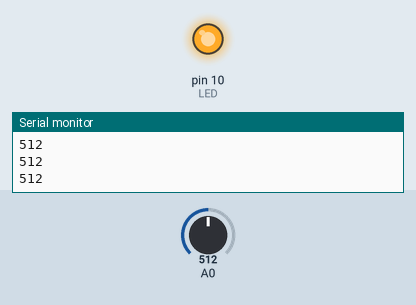
This sketch was run on a simulated Arduino Uno, built with avr-gcc and run on an emulated ATmega328P. On the bench: output pins drawn as LEDs (lit = HIGH), the last lines printed to the serial monitor. The test bench sets the inputs (shaded band); at power-on: A0 = 512.

Above: at 1.2 s.
1.3 s: A0 set to 11
2.8 s: A0 set to 8
At 3.3 s:
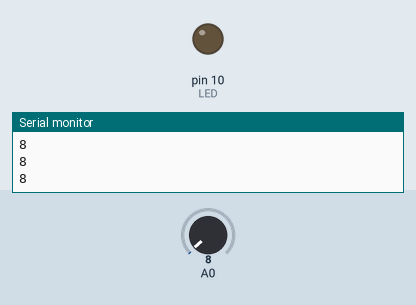
4.3 s: A0 set to 122
At 5.5 s:
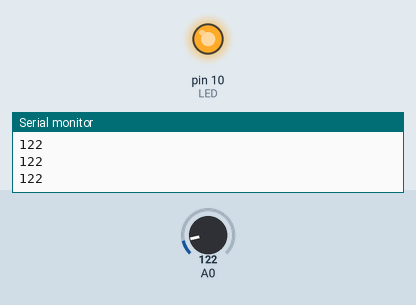
5.8 s: A0 set to 0
At 6.8 s:
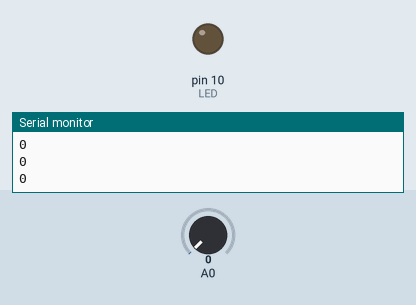
Timing chart, 0 to 8.3 s (numbered marks = the images above; inputs shaded):
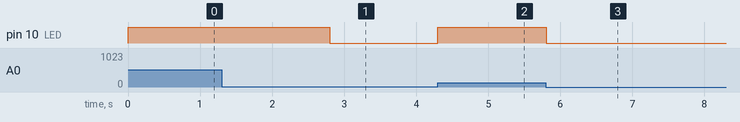

Measured:
- the behaviour switches between 10 and 9 on A0 (found by bisection; images 0 and 1)
- after the input at 2.8 s, pin 10 (LED): HIGH → LOW at once
- after the input at 4.3 s, pin 10 (LED): LOW → HIGH at once
- after the input at 5.8 s, pin 10 (LED): HIGH → LOW at once

The sketch:

project_9.ino
```cpp
/*
  Ambient Light controlled LED
*/
int LED = 10;                     //Led pin
int val = 0;

void setup(){
     pinMode(LED,OUTPUT);
     Serial.begin(9600);
}

void loop(){
     val = analogRead(0);         // read voltage value
     Serial.println(val);
     if(val<10){                // if the value is less than 1000，LED turns off
          digitalWrite(LED,LOW);
     }else{                        // if the value is more than 1000，LED turns on
          digitalWrite(LED,HIGH);
     }
     delay(10);
}
```
